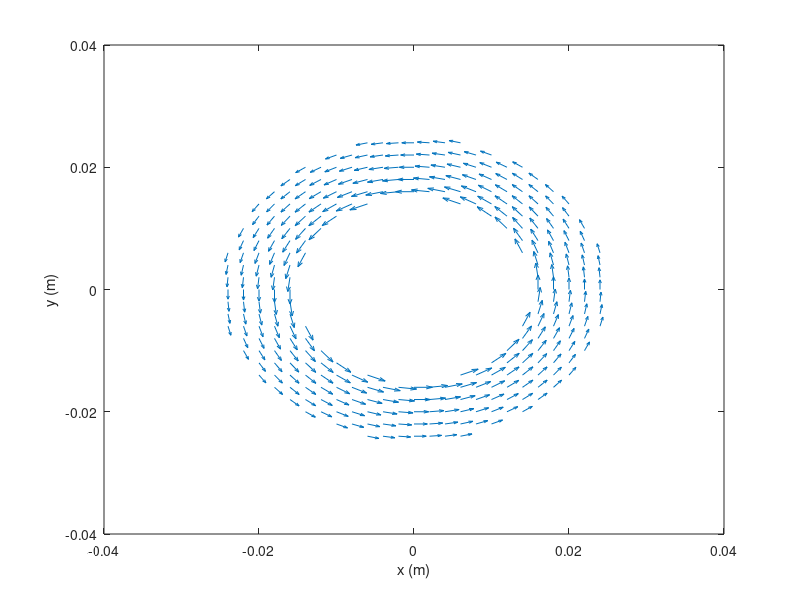

This figure's MATLAB source:
clc;
clear;

N = 200;
r1 = 0.015;
r2 = 0.025;
I0 = 5;

xMin = -0.04;
xMax = 0.04;
yMin = -0.04;
yMax = 0.04;
xPoints = 41;
yPoints = 41;

dx = (xMax - xMin) / (xPoints - 1);
dy = (yMax - yMin) / (yPoints - 1);

[xGrid, yGrid] = meshgrid(xMin:dx:xMax, yMin:dy:yMax);

z0 = 0;

Bx = zeros(xPoints, yPoints);
By = zeros(xPoints, yPoints);

for i = 1:xPoints
    for j = 1:yPoints
        x0 = xGrid(i, j);
        y0 = yGrid(i, j);
        R = [x0, y0, z0];
        Rmag = norm(R);
        if Rmag <= r2 && Rmag >= r1
            Bphi = (N * I0) / (2 * pi * Rmag);
            Bx(i, j) = -Bphi * (y0 / Rmag);
            By(i, j) = Bphi * (x0 / Rmag);
        end
    end
end

quiver(xGrid, yGrid, Bx, By);
xlabel('x (m)');
ylabel('y (m)');
clc;
clear;

N = 200;
r1 = 0.015;
r2 = 0.025;
I0 = 5;

xMin = -0.04;
xMax = 0.04;
yMin = -0.04;
yMax = 0.04;
xPoints = 41;
yPoints = 41;

dx = (xMax - xMin) / (xPoints - 1);
dy = (yMax - yMin) / (yPoints - 1);

[xGrid, yGrid] = meshgrid(xMin:dx:xMax, yMin:dy:yMax);

z0 = 0;

Bx = zeros(xPoints, yPoints);
By = zeros(xPoints, yPoints);

for i = 1:xPoints
    for j = 1:yPoints
        x0 = xGrid(i, j);
        y0 = yGrid(i, j);
        R = [x0, y0, z0];
        Rmag = norm(R);
        if Rmag <= r2 && Rmag >= r1
            Bphi = (N * I0) / (2 * pi * Rmag);
            Bx(i, j) = -Bphi * (y0 / Rmag);
            By(i, j) = Bphi * (x0 / Rmag);
        end
    end
end

quiver(xGrid, yGrid, Bx, By);
xlabel('x (m)');
ylabel('y (m)');
clc;
clear;

N = 200;
r1 = 0.015;
r2 = 0.025;
I0 = 5;

xMin = -0.04;
xMax = 0.04;
yMin = -0.04;
yMax = 0.04;
xPoints = 41;
yPoints = 41;

dx = (xMax - xMin) / (xPoints - 1);
dy = (yMax - yMin) / (yPoints - 1);

[xGrid, yGrid] = meshgrid(xMin:dx:xMax, yMin:dy:yMax);

z0 = 0;

Bx = zeros(xPoints, yPoints);
By = zeros(xPoints, yPoints);

for i = 1:xPoints
    for j = 1:yPoints
        x0 = xGrid(i, j);
        y0 = yGrid(i, j);
        R = [x0, y0, z0];
        Rmag = norm(R);
        if Rmag <= r2 && Rmag >= r1
            Bphi = (N * I0) / (2 * pi * Rmag);
            Bx(i, j) = -Bphi * (y0 / Rmag);
            By(i, j) = Bphi * (x0 / Rmag);
        end
    end
end

quiver(xGrid, yGrid, Bx, By);
xlabel('x (m)');
ylabel('y (m)');
